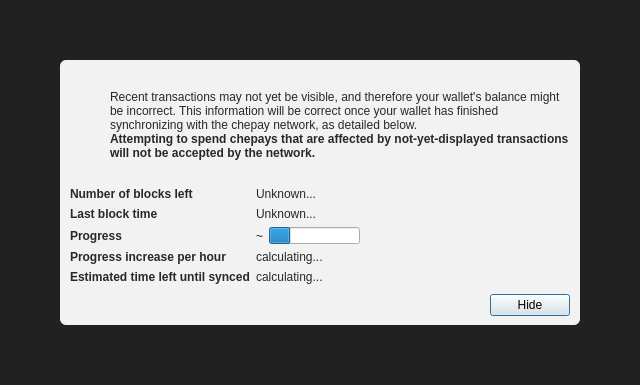
<?xml version="1.0" encoding="UTF-8"?>
<ui version="4.0">
 <class>ModalOverlay</class>
 <widget class="QWidget" name="ModalOverlay">
  <property name="geometry">
   <rect>
    <x>0</x>
    <y>0</y>
    <width>640</width>
    <height>385</height>
   </rect>
  </property>
  <property name="windowTitle">
   <string>Form</string>
  </property>
  <layout class="QVBoxLayout" name="verticalLayout" stretch="0">
   <property name="sizeConstraint">
    <enum>QLayout::SetDefaultConstraint</enum>
   </property>
   <property name="leftMargin">
    <number>0</number>
   </property>
   <property name="topMargin">
    <number>0</number>
   </property>
   <property name="rightMargin">
    <number>0</number>
   </property>
   <property name="bottomMargin">
    <number>0</number>
   </property>
   <item>
    <widget class="QWidget" name="bgWidget" native="true">
     <property name="styleSheet">
      <string notr="true">#bgWidget { background: rgba(0,0,0,220); }</string>
     </property>
     <layout class="QVBoxLayout" name="verticalLayoutMain" stretch="1">
      <property name="leftMargin">
       <number>60</number>
      </property>
      <property name="topMargin">
       <number>60</number>
      </property>
      <property name="rightMargin">
       <number>60</number>
      </property>
      <property name="bottomMargin">
       <number>60</number>
      </property>
      <item>
       <widget class="QWidget" name="contentWidget" native="true">
        <property name="styleSheet">
         <string notr="true">#contentWidget { background: rgba(255,255,255,240); border-radius: 6px; }

QLabel { color: rgb(40,40,40);  }</string>
        </property>
        <layout class="QVBoxLayout" name="verticalLayoutSub" stretch="1,0,0,0">
         <property name="spacing">
          <number>0</number>
         </property>
         <property name="leftMargin">
          <number>10</number>
         </property>
         <property name="topMargin">
          <number>10</number>
         </property>
         <property name="rightMargin">
          <number>10</number>
         </property>
         <property name="bottomMargin">
          <number>10</number>
         </property>
         <item>
          <layout class="QHBoxLayout" name="horizontalLayoutIconText" stretch="0,1">
           <property name="topMargin">
            <number>20</number>
           </property>
           <item>
            <layout class="QVBoxLayout" name="verticalLayoutIcon">
             <property name="leftMargin">
              <number>0</number>
             </property>
             <item>
              <widget class="QPushButton" name="warningIcon">
               <property name="enabled">
                <bool>false</bool>
               </property>
               <property name="text">
                <string/>
               </property>
               <property name="icon">
                <iconset>
                 <normaloff>:/icons/warning</normaloff>
                 <disabledoff>:/icons/warning</disabledoff>:/icons/warning</iconset>
               </property>
               <property name="iconSize">
                <size>
                 <width>48</width>
                 <height>48</height>
                </size>
               </property>
               <property name="flat">
                <bool>true</bool>
               </property>
              </widget>
             </item>
             <item>
              <spacer name="verticalSpacerWarningIcon">
               <property name="orientation">
                <enum>Qt::Vertical</enum>
               </property>
               <property name="sizeHint" stdset="0">
                <size>
                 <width>20</width>
                 <height>40</height>
                </size>
               </property>
              </spacer>
             </item>
            </layout>
           </item>
           <item>
            <layout class="QVBoxLayout" name="verticalLayoutInfoText">
             <property name="leftMargin">
              <number>0</number>
             </property>
             <property name="topMargin">
              <number>0</number>
             </property>
             <item>
              <widget class="QLabel" name="infoText">
               <property name="text">
                <string>Recent transactions may not yet be visible, and therefore your wallet's balance might be incorrect. This information will be correct once your wallet has finished synchronizing with the chepay network, as detailed below.</string>
               </property>
               <property name="textFormat">
                <enum>Qt::RichText</enum>
               </property>
               <property name="wordWrap">
                <bool>true</bool>
               </property>
              </widget>
             </item>
             <item>
              <widget class="QLabel" name="infoTextStrong">
               <property name="font">
                <font>
                 <weight>75</weight>
                 <bold>true</bold>
                </font>
               </property>
               <property name="text">
                <string>Attempting to spend chepays that are affected by not-yet-displayed transactions will not be accepted by the network.</string>
               </property>
               <property name="textFormat">
                <enum>Qt::RichText</enum>
               </property>
               <property name="wordWrap">
                <bool>true</bool>
               </property>
              </widget>
             </item>
             <item>
              <spacer name="verticalSpacerInTextSpace">
               <property name="orientation">
                <enum>Qt::Vertical</enum>
               </property>
               <property name="sizeHint" stdset="0">
                <size>
                 <width>20</width>
                 <height>40</height>
                </size>
               </property>
              </spacer>
             </item>
            </layout>
           </item>
          </layout>
         </item>
         <item>
          <spacer name="verticalSpacerAfterText">
           <property name="orientation">
            <enum>Qt::Vertical</enum>
           </property>
           <property name="sizeHint" stdset="0">
            <size>
             <width>20</width>
             <height>40</height>
            </size>
           </property>
          </spacer>
         </item>
         <item>
          <layout class="QFormLayout" name="formLayout">
           <property name="fieldGrowthPolicy">
            <enum>QFormLayout::FieldsStayAtSizeHint</enum>
           </property>
           <property name="horizontalSpacing">
            <number>6</number>
           </property>
           <property name="verticalSpacing">
            <number>6</number>
           </property>
           <property name="topMargin">
            <number>10</number>
           </property>
           <item row="0" column="0">
            <widget class="QLabel" name="labelNumberOfBlocksLeft">
             <property name="font">
              <font>
               <weight>75</weight>
               <bold>true</bold>
              </font>
             </property>
             <property name="text">
              <string>Number of blocks left</string>
             </property>
            </widget>
           </item>
           <item row="0" column="1">
            <widget class="QLabel" name="numberOfBlocksLeft">
             <property name="text">
              <string>Unknown...</string>
             </property>
            </widget>
           </item>
           <item row="1" column="0">
            <widget class="QLabel" name="labelLastBlockTime">
             <property name="font">
              <font>
               <weight>75</weight>
               <bold>true</bold>
              </font>
             </property>
             <property name="text">
              <string>Last block time</string>
             </property>
            </widget>
           </item>
           <item row="1" column="1">
            <widget class="QLabel" name="newestBlockDate">
             <property name="sizePolicy">
              <sizepolicy hsizetype="Maximum" vsizetype="Preferred">
               <horstretch>0</horstretch>
               <verstretch>0</verstretch>
              </sizepolicy>
             </property>
             <property name="text">
              <string>Unknown...</string>
             </property>
            </widget>
           </item>
           <item row="2" column="0">
            <widget class="QLabel" name="labelSyncDone">
             <property name="font">
              <font>
               <weight>75</weight>
               <bold>true</bold>
              </font>
             </property>
             <property name="text">
              <string>Progress</string>
             </property>
            </widget>
           </item>
           <item row="2" column="1">
            <layout class="QHBoxLayout" name="horizontalLayoutSync" stretch="0,1">
             <item>
              <widget class="QLabel" name="percentageProgress">
               <property name="text">
                <string notr="true">~</string>
               </property>
              </widget>
             </item>
             <item>
              <widget class="QProgressBar" name="progressBar">
               <property name="value">
                <number>24</number>
               </property>
               <property name="format">
                <string/>
               </property>
              </widget>
             </item>
            </layout>
           </item>
           <item row="4" column="0">
            <widget class="QLabel" name="labelProgressIncrease">
             <property name="font">
              <font>
               <weight>75</weight>
               <bold>true</bold>
              </font>
             </property>
             <property name="text">
              <string>Progress increase per hour</string>
             </property>
            </widget>
           </item>
           <item row="4" column="1">
            <widget class="QLabel" name="progressIncreasePerH">
             <property name="text">
              <string>calculating...</string>
             </property>
            </widget>
           </item>
           <item row="5" column="0">
            <widget class="QLabel" name="labelEstimatedTimeLeft">
             <property name="font">
              <font>
               <weight>75</weight>
               <bold>true</bold>
              </font>
             </property>
             <property name="text">
              <string>Estimated time left until synced</string>
             </property>
            </widget>
           </item>
           <item row="5" column="1">
            <widget class="QLabel" name="expectedTimeLeft">
             <property name="text">
              <string>calculating...</string>
             </property>
            </widget>
           </item>
          </layout>
         </item>
         <item>
          <layout class="QHBoxLayout" name="horizontalLayoutButtons">
           <property name="leftMargin">
            <number>10</number>
           </property>
           <property name="topMargin">
            <number>10</number>
           </property>
           <item>
            <spacer name="horizontalSpacer">
             <property name="orientation">
              <enum>Qt::Horizontal</enum>
             </property>
             <property name="sizeHint" stdset="0">
              <size>
               <width>40</width>
               <height>20</height>
              </size>
             </property>
            </spacer>
           </item>
           <item>
            <widget class="QPushButton" name="closeButton">
             <property name="text">
              <string>Hide</string>
             </property>
             <property name="shortcut">
              <string>Esc</string>
             </property>
             <property name="focusPolicy">
              <enum>Qt::StrongFocus</enum>
             </property>
             <property name="default">
              <bool>true</bool>
             </property>
            </widget>
           </item>
          </layout>
         </item>
        </layout>
       </widget>
      </item>
     </layout>
    </widget>
   </item>
  </layout>
 </widget>
 <resources/>
 <connections/>
</ui>
